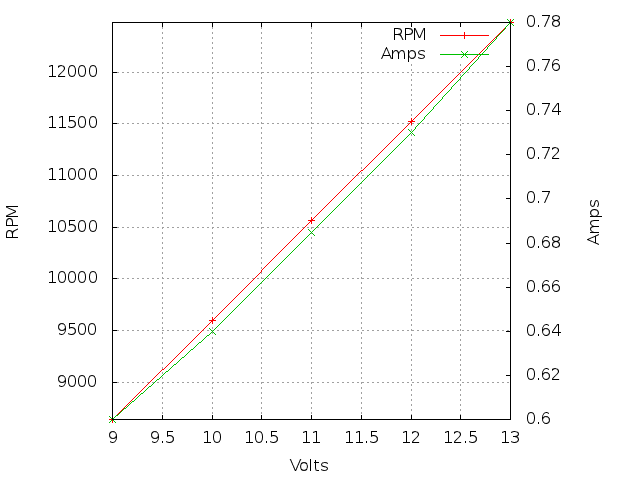

Source code (gnuplot):
#
# To generate graph, use >>> load './volts_vs_rpm.gp'

set ylabel "RPM"
set yrange [8640:12480]

set y2label "Amps"
set y2range [.6:.78]
set ytics nomirror
set y2tics

set xlabel "Volts"

set style data linespoints

set terminal png

set output 'volts_vs_rpm.png'

#
plot "./volts_vs_rpm.dat" using 1:2 axes x1y1 title "RPM", "./volts_vs_rpm.dat" using 1:3 axes x1y2 title "Amps"
